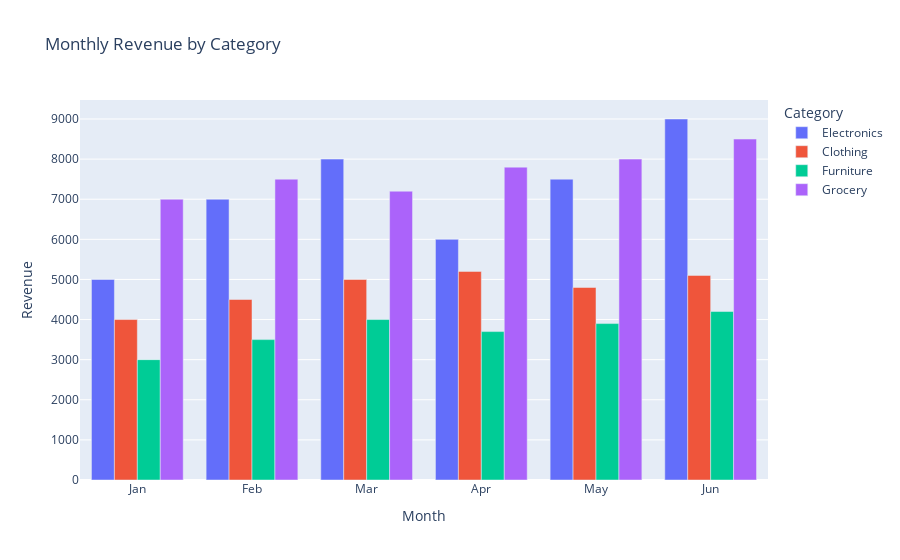

The notebook cell this image was saved under:
### Code cell
#create a grouped bar chart
import plotly_express as px

fig = px.bar(df_long, 
             x = "Month",
             y = "Revenue",
             barmode="group",
             color = "Category",
             title="Monthly Revenue by Category")

fig.show()


#improvement: how to sort the bars within each month
# --> if check if there is any parameter for sorting bars with plotly functions
# --> if no, go one step back, to modify the dataframe by sorting "revenue" column by "month" column, and check if plotly_express follows the sorting when graphing

### Figure 1 — Plotly figure (JSON) as saved in the notebook; plotly's stock layout.template omitted (floating-point values rounded to 4 significant figures)
{"data": [{"alignmentgroup": "True", "hovertemplate": "Category=Electronics<br>Month=%{x}<br>Revenue=%{y}<extra></extra>", "legendgroup": "Electronics", "marker": {"color": "#636efa", "pattern": {"shape": ""}}, "name": "Electronics", "offsetgroup": "Electronics", "orientation": "v", "showlegend": true, "textposition": "auto", "type": "bar", "x": ["Jan", "Feb", "Mar", "Apr", "May", "Jun"], "xaxis": "x", "y": [5000, 7000, 8000, 6000, 7500, 9000], "yaxis": "y"}, {"alignmentgroup": "True", "hovertemplate": "Category=Clothing<br>Month=%{x}<br>Revenue=%{y}<extra></extra>", "legendgroup": "Clothing", "marker": {"color": "#EF553B", "pattern": {"shape": ""}}, "name": "Clothing", "offsetgroup": "Clothing", "orientation": "v", "showlegend": true, "textposition": "auto", "type": "bar", "x": ["Jan", "Feb", "Mar", "Apr", "May", "Jun"], "xaxis": "x", "y": [4000, 4500, 5000, 5200, 4800, 5100], "yaxis": "y"}, {"alignmentgroup": "True", "hovertemplate": "Category=Furniture<br>Month=%{x}<br>Revenue=%{y}<extra></extra>", "legendgroup": "Furniture", "marker": {"color": "#00cc96", "pattern": {"shape": ""}}, "name": "Furniture", "offsetgroup": "Furniture", "orientation": "v", "showlegend": true, "textposition": "auto", "type": "bar", "x": ["Jan", "Feb", "Mar", "Apr", "May", "Jun"], "xaxis": "x", "y": [3000, 3500, 4000, 3700, 3900, 4200], "yaxis": "y"}, {"alignmentgroup": "True", "hovertemplate": "Category=Grocery<br>Month=%{x}<br>Revenue=%{y}<extra></extra>", "legendgroup": "Grocery", "marker": {"color": "#ab63fa", "pattern": {"shape": ""}}, "name": "Grocery", "offsetgroup": "Grocery", "orientation": "v", "showlegend": true, "textposition": "auto", "type": "bar", "x": ["Jan", "Feb", "Mar", "Apr", "May", "Jun"], "xaxis": "x", "y": [7000, 7500, 7200, 7800, 8000, 8500], "yaxis": "y"}], "layout": {"barmode": "group", "legend": {"title": {"text": "Category"}, "tracegroupgap": 0}, "title": {"text": "Monthly Revenue by Category"}, "xaxis": {"anchor": "y", "domain": [0, 1], "title": {"text": "Month"}}, "yaxis": {"anchor": "x", "domain": [0, 1], "title": {"text": "Revenue"}}}}
